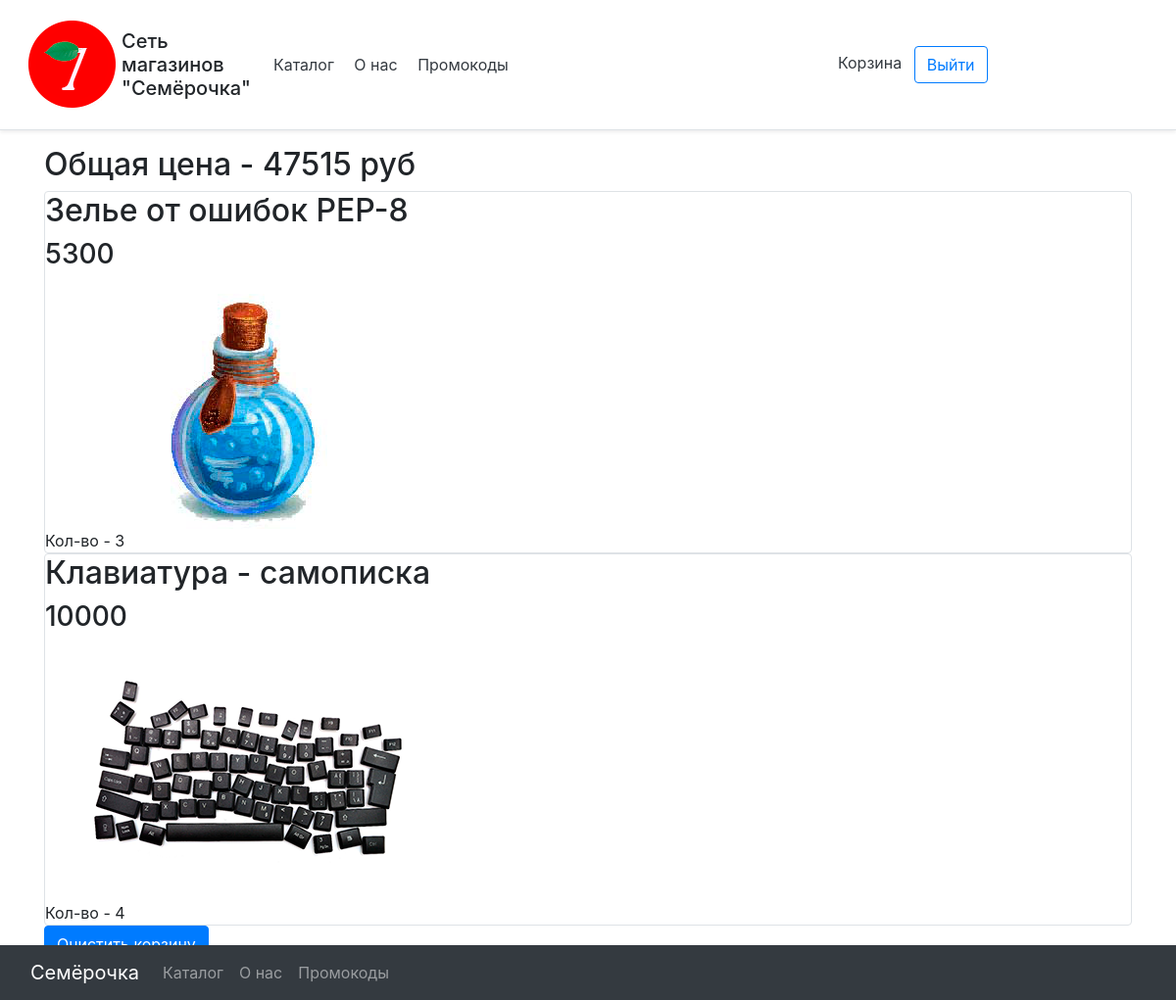
The app's page /goodstobuy (signed in) with its own data.
### data/goodtobuy.py (models this page shows)
class Goodstobuy(SqlAlchemyBase):
    __tablename__ = 'goodstobuy'
    id = sqlalchemy.Column(sqlalchemy.Integer,
                           primary_key=True, autoincrement=True)
    name_customer = sqlalchemy.Column(sqlalchemy.Integer, sqlalchemy.ForeignKey("users.name"))
    user = orm.relation('User')
    name_good = sqlalchemy.Column(sqlalchemy.Integer, sqlalchemy.ForeignKey("goods.name"))
    good = orm.relation('Good')
    amount = sqlalchemy.Column(sqlalchemy.Integer)

### data/goods.py (models this page shows)
class Good(SqlAlchemyBase):
    __tablename__ = 'goods'
    id = sqlalchemy.Column(sqlalchemy.Integer,
                           primary_key=True, autoincrement=True)
    name = sqlalchemy.Column(sqlalchemy.String, nullable=True)
    price = sqlalchemy.Column(sqlalchemy.Integer)
    rating = sqlalchemy.Column(sqlalchemy.Float)
    count_rating = sqlalchemy.Column(sqlalchemy.Integer)
    amount = sqlalchemy.Column(sqlalchemy.Integer)
    picture = sqlalchemy.Column(sqlalchemy.String)
    about = sqlalchemy.Column(sqlalchemy.String)
    goodstobuy = orm.relation("Goodstobuy", back_populates='good')

### main.py (the view)
@app.route('/goodstobuy', methods=['POST', 'GET'])
@login_required
def goodstobuy():
    db_sess = db_session.create_session()
    goods = db_sess.query(Goodstobuy).filter(Goodstobuy.name_customer == current_user.name)
    if request.method == 'POST':
        clear(current_user.name)
        goods = []
    return render_template('goodstobuy.html', price=getprice(current_user), goods=goods)

### data/db_session.py (called while the page is built)
def create_session() -> Session:
    global __factory
    return __factory()

### data/operationswithgoodstobuy.py (called while the page is built)
def getprice(user):
    db_sess = db_session.create_session()
    goods = db_sess.query(Goodstobuy).filter(Goodstobuy.name_customer == user.name)
    sm = 0
    for el in goods:
        sm += el.good.price * el.amount
    sm -= (sm // 100) * user.discount
    return sm

### main.py (called while the page is built)
@login_manager.user_loader
def load_user(user_id):
    db_sess = db_session.create_session()
    return db_sess.query(User).get(user_id)

### templates/goodstobuy.html
{% extends "base.html" %}
{% block content %}
<h2>Общая цена - {{price}} руб</h2>
{% for item in goods%}
<div class="col-md6 border rounded">
    <h2>{{item.good.name}}</h2>
    <h3>{{item.good.price}}</h3>
    <img src={{item.good.picture}} alt="здесь должна была быть картинка, но не нашлась">
    <div>
        Кол-во - {{item.amount}}
    </div>
</div>
{% endfor %}
<form class="login_form" method="post">
    <button type="submit" class="btn btn-primary">Очистить корзину</button>
</form>
<a class="btn btn-outline-primary" href="/pay">Заказать</a>
{% endblock %}

### records on screen
Goodstobuy: good.name "Зелье от ошибок PEP-8", good.price "5300", good.picture (picture), amount "3"
Goodstobuy: good.name "Клавиатура - самописка", good.price "10000", good.picture (picture), amount "4"

### other values on screen
{{ price }} "47515"
